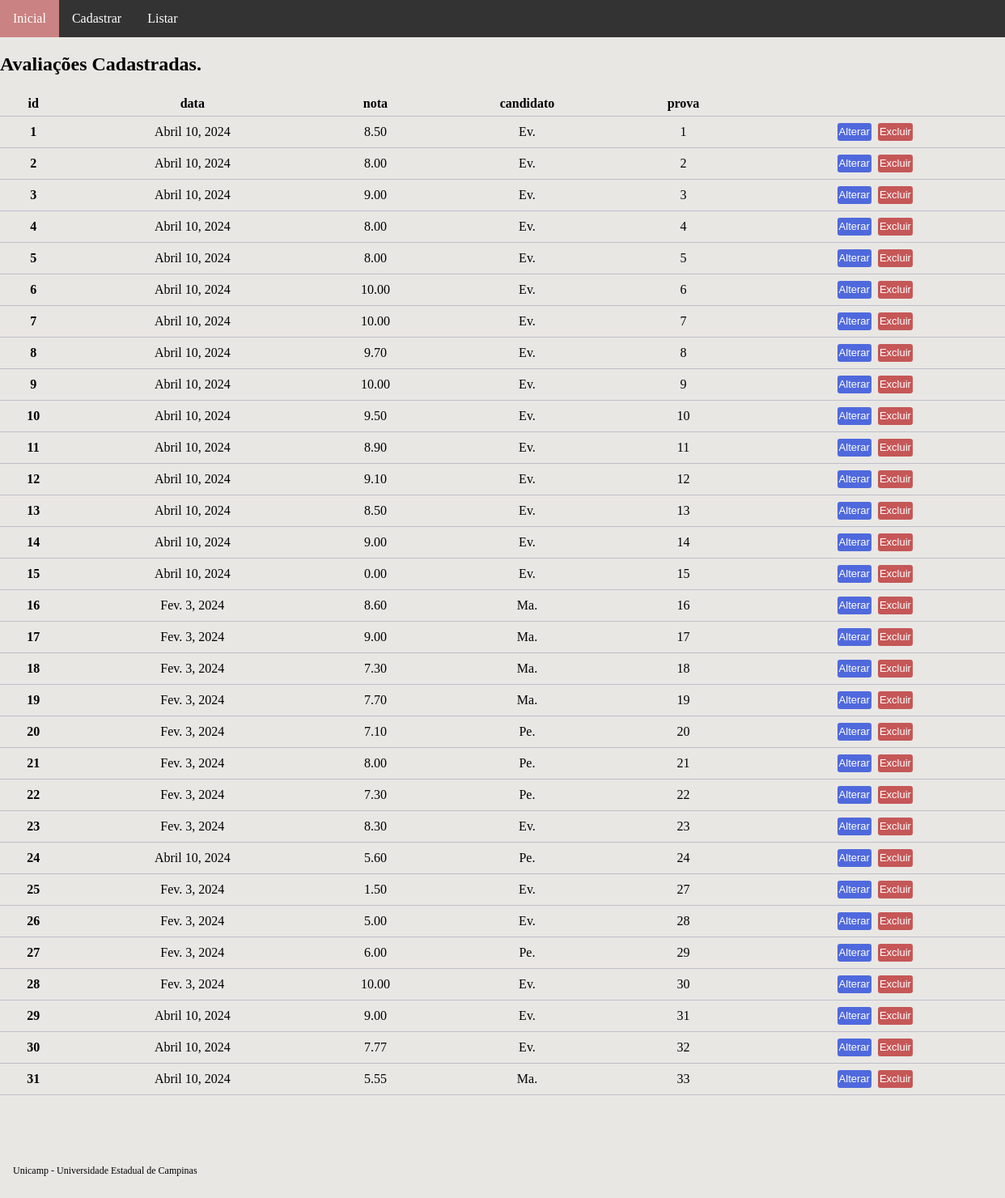
The app's page /avaliacao-list with its own data.
### main/models.py (models this page shows)
class Avaliacao(models.Model):
    nota = models.DecimalField(max_digits=4, decimal_places=2)
    data = models.DateField(null=False, blank=False)
    prova = models.ForeignKey(Prova, on_delete=models.CASCADE)
    candidato = models.ForeignKey(Candidato, on_delete=models.CASCADE)
    avaliacao = models.ManyToManyField(Examinador)

class Candidato(models.Model):
    nome = models.CharField(
        max_length=100, db_index=True, null=False, blank=False)
    habilitado = models.BooleanField(null=True)
    def __str__(self):
        return self.nome

class Prova(models.Model):
    id = models.BigAutoField(primary_key=True)
    concurso = models.ForeignKey(Concurso, on_delete=models.CASCADE)
    tipo = models.ForeignKey(Tipo, on_delete=models.CASCADE)
    def __str__(self):
        return str(self.id)

### main/views.py (the view)
# urls.py: path('avaliacao-list', CadastroAvaliacaoList.as_view(), name='avaliacao_list'),
class CadastroAvaliacaoList(ListView):
    template_name = 'avaliacao_list.html'
    model = Avaliacao

### main/templates/avaliacao_list.html (shortened to what this page needs)
{% extends "base.html" %}
{% block conteudo %}
{% if avaliacao_list %}
<h2>Avaliações Cadastradas.</h2>
<table class="tabela">
    <thead>
        <tr>
            <th>id</th>
            <th>data</th>
            <th>nota</th>
            <th>candidato</th>
            <th>prova</th>
        </tr>
    </thead>
    <tbody>
        {% for n in avaliacao_list %}
        <tr>
            <th scope="row">{{ n.pk }}</th>
            <td>{{ n.data }}</td>
            <td>{{ n.nota }}</td>
            <td>{{ n.candidato }}</td>
            <td>{{ n.prova }}</td>
            <td>
                <a href="{% url 'avaliacao_update' pk=n.pk %}"><button class="botao_confirmar">Alterar</button></a>
                <a href="{% url 'avaliacao_delete' pk=n.pk %}"><button class="botao_aviso">Excluir</button></a>
            </td>
        </tr>
        {% endfor %}
    </tbody>
</table>
{% else %}
<h2>Não há avaliações cadastradas.</h2>
{% endif %}
{% endblock conteudo %}

### static/css/main.css (style rules this page uses)
body, html { background-color: rgb(233, 231, 228); margin: 0; padding: 0; height: 100%; }
.botao_confirmar { border-style: none; border-radius: 3px; color: #ffffff; background-color: #4f69dd; text-align: center; text-decoration: none; font-family: sans-serif; font-size: 13px; margin: 2px 2px; padding: 2px; height: 22px; width: auto; }
.botao_aviso { border: none; border-radius: 3px; color: #ffffff; background-color: #c55757; text-align: center; text-decoration: none; font-family: sans-serif; font-size: 13px; margin: 2px 2px; padding: 2px; height: 22px; width: auto; }
table { border-collapse: collapse; width: 100%; max-width: 100%; margin: auto; }
tr, th, td { padding: 6px; text-align: center; border-bottom: 1px solid #bebec9; }

### records on screen
Avaliacao: pk "1", data "Abril 10, 2024", nota "8.50", candidato "Ev.", prova "1"
Avaliacao: pk "2", data "Abril 10, 2024", nota "8.00", candidato "Ev.", prova "2"
Avaliacao: pk "3", data "Abril 10, 2024", nota "9.00", candidato "Ev.", prova "3"
Avaliacao: pk "4", data "Abril 10, 2024", nota "8.00", candidato "Ev.", prova "4"
Avaliacao: pk "5", data "Abril 10, 2024", nota "8.00", candidato "Ev.", prova "5"
Avaliacao: pk "6", data "Abril 10, 2024", nota "10.00", candidato "Ev.", prova "6"
Avaliacao: pk "7", data "Abril 10, 2024", nota "10.00", candidato "Ev.", prova "7"
Avaliacao: pk "8", data "Abril 10, 2024", nota "9.70", candidato "Ev.", prova "8"
Avaliacao: pk "9", data "Abril 10, 2024", nota "10.00", candidato "Ev.", prova "9"
Avaliacao: pk "10", data "Abril 10, 2024", nota "9.50", candidato "Ev.", prova "10"
Avaliacao: pk "11", data "Abril 10, 2024", nota "8.90", candidato "Ev.", prova "11"
Avaliacao: pk "12", data "Abril 10, 2024", nota "9.10", candidato "Ev.", prova "12"
Avaliacao: pk "13", data "Abril 10, 2024", nota "8.50", candidato "Ev.", prova "13"
Avaliacao: pk "14", data "Abril 10, 2024", nota "9.00", candidato "Ev.", prova "14"
Avaliacao: pk "15", data "Abril 10, 2024", nota "0.00", candidato "Ev.", prova "15"
Avaliacao: pk "16", data "Fev. 3, 2024", nota "8.60", candidato "Ma.", prova "16"
Avaliacao: pk "17", data "Fev. 3, 2024", nota "9.00", candidato "Ma.", prova "17"
Avaliacao: pk "18", data "Fev. 3, 2024", nota "7.30", candidato "Ma.", prova "18"
Avaliacao: pk "19", data "Fev. 3, 2024", nota "7.70", candidato "Ma.", prova "19"
Avaliacao: pk "20", data "Fev. 3, 2024", nota "7.10", candidato "Pe.", prova "20"
Avaliacao: pk "21", data "Fev. 3, 2024", nota "8.00", candidato "Pe.", prova "21"
Avaliacao: pk "22", data "Fev. 3, 2024", nota "7.30", candidato "Pe.", prova "22"
Avaliacao: pk "23", data "Fev. 3, 2024", nota "8.30", candidato "Ev.", prova "23"
Avaliacao: pk "24", data "Abril 10, 2024", nota "5.60", candidato "Pe.", prova "24"
Avaliacao: pk "25", data "Fev. 3, 2024", nota "1.50", candidato "Ev.", prova "27"
Avaliacao: pk "26", data "Fev. 3, 2024", nota "5.00", candidato "Ev.", prova "28"
Avaliacao: pk "27", data "Fev. 3, 2024", nota "6.00", candidato "Pe.", prova "29"
Avaliacao: pk "28", data "Fev. 3, 2024", nota "10.00", candidato "Ev.", prova "30"
Avaliacao: pk "29", data "Abril 10, 2024", nota "9.00", candidato "Ev.", prova "31"
Avaliacao: pk "30", data "Abril 10, 2024", nota "7.77", candidato "Ev.", prova "32"
Avaliacao: pk "31", data "Abril 10, 2024", nota "5.55", candidato "Ma.", prova "33"
